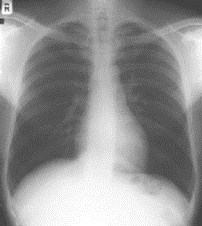
#> input picture CV_unsw_learn_comp9517/lab1/Lab1_Images/imageQ1.jpg, 202 x 226 px
$ python -i task2.py   (imports and definitions only)
#> lines starting #> are read from the running program, lines starting #| are printed output that depends on the picture
#> further down, picture is the input picture: shape (226, 202, 3); min 61, max 255, mean 148.3
from sklearn.cluster import KMeans
import cv2 as cv
import numpy as np


def get_tfb(img):
    i = img[:,:,1]
    j = img[:,:,0]
    b = img[:,:,2]
    f = cv.blur(i, ksize=(3,3)) + (cv.GaussianBlur(j,(3,3),4) - cv.GaussianBlur(j,(3,3),1))
    tfb = np.exp(-np.abs(f)/50)
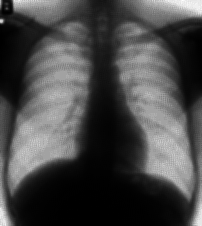
#> tfb: shape (226, 202) float64; min 1, max 47.47, mean 14.2; drawn with min black and max white
#     return np.array([i,b,tfb]).transpose(1,2, 0)
    return tfb


# [50 lines left out: functions DIC_IOU, get_DIC_IOU, task2, not called in this run]


# [1 line not run here, left out]

>>> import cv2
>>> picture = cv2.imread('../../../lab1/Lab1_Images/imageQ1.jpg')
>>> result = get_tfb(picture)

$ run again, on CV_unsw_learn_comp9517/lab1/Lab1_Images/imageQ21.jpg
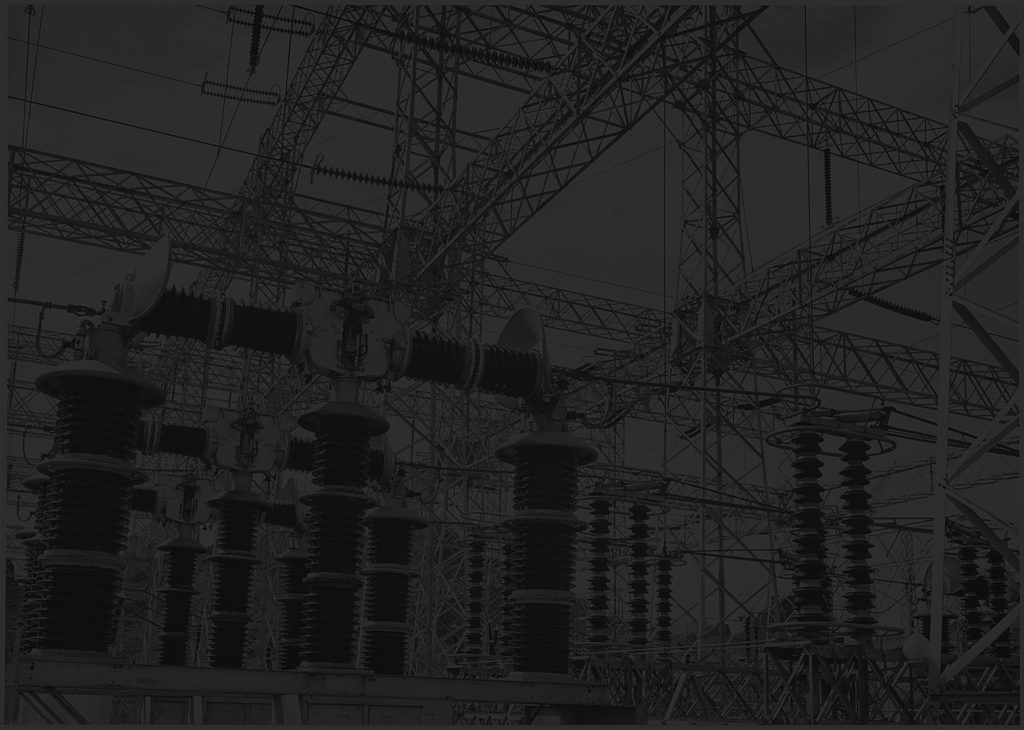
#> input picture CV_unsw_learn_comp9517/lab1/Lab1_Images/imageQ21.jpg, 1024 x 730 px
#> picture is the input picture: shape (730, 1024, 3); min 5, max 57, mean 33.2
#> in get_tfb, `tfb = np.exp(-np.abs(f)/50)`:
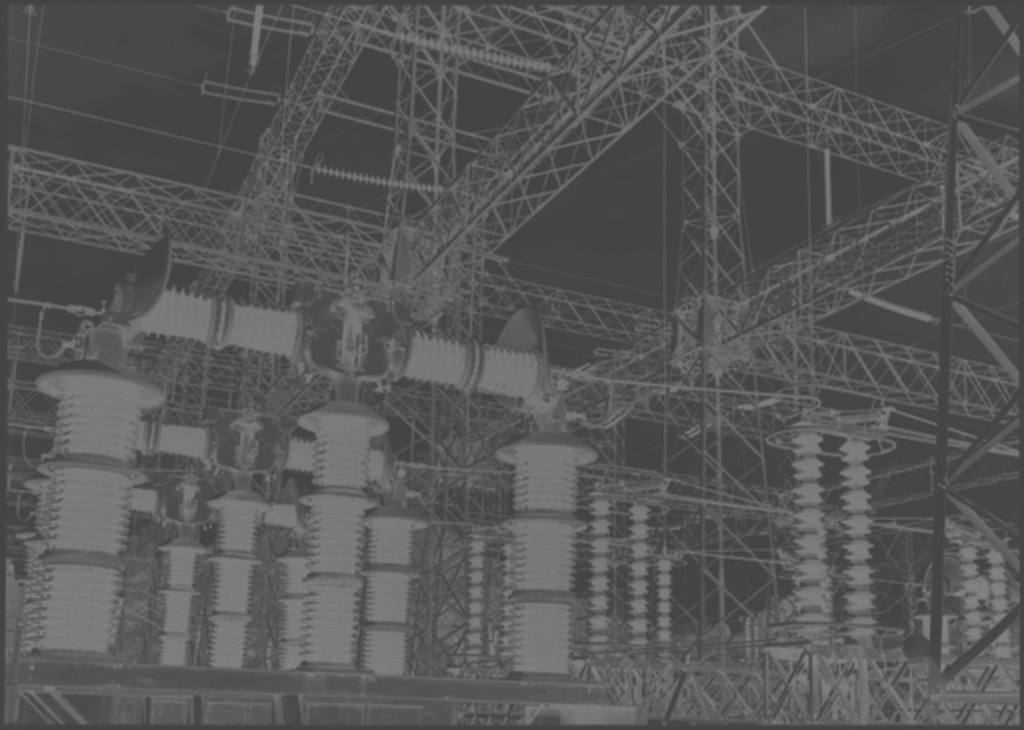
#> tfb: shape (730, 1024) float64; min 62.8, max 137, mean 87.8

$ run again, on CV_unsw_learn_comp9517/lab1/Lab1_Images/imageQ3.jpg
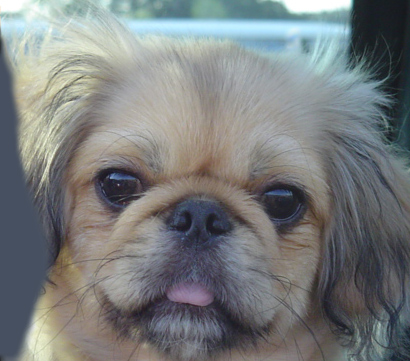
#> input picture CV_unsw_learn_comp9517/lab1/Lab1_Images/imageQ3.jpg, 410 x 361 px
#> picture is the input picture: shape (361, 410, 3); mean B, G, R 125, 124.5, 121.2
#> in get_tfb, `b = img[:,:,2]`:
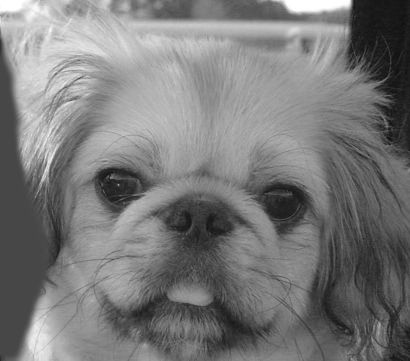
#> b: shape (361, 410); min 16, max 255, mean 121.2
#> in get_tfb, `tfb = np.exp(-np.abs(f)/50)`:
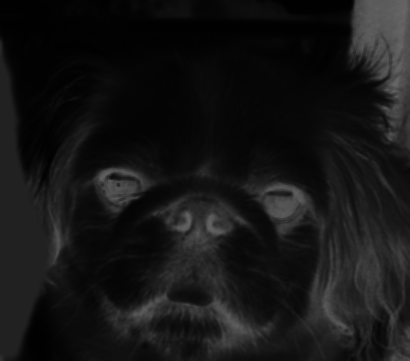
#> tfb: shape (361, 410) float64; min 1, max 103.5, mean 21.8

$ run again, on CV_unsw_learn_comp9517/lab1/Lab1_Images/imageQ22.tif
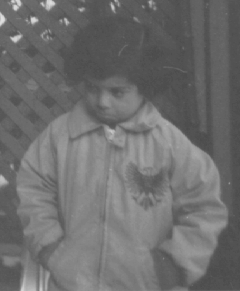
#> input picture CV_unsw_learn_comp9517/lab1/Lab1_Images/imageQ22.tif, 240 x 291 px
#> picture is the input picture: shape (291, 240, 3); min 74, max 224, mean 110.3
#> in get_tfb, `tfb = np.exp(-np.abs(f)/50)`:
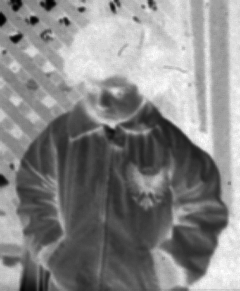
#> tfb: shape (291, 240) float64; min 1.97, max 36.6, mean 20.3; drawn with min black and max white
